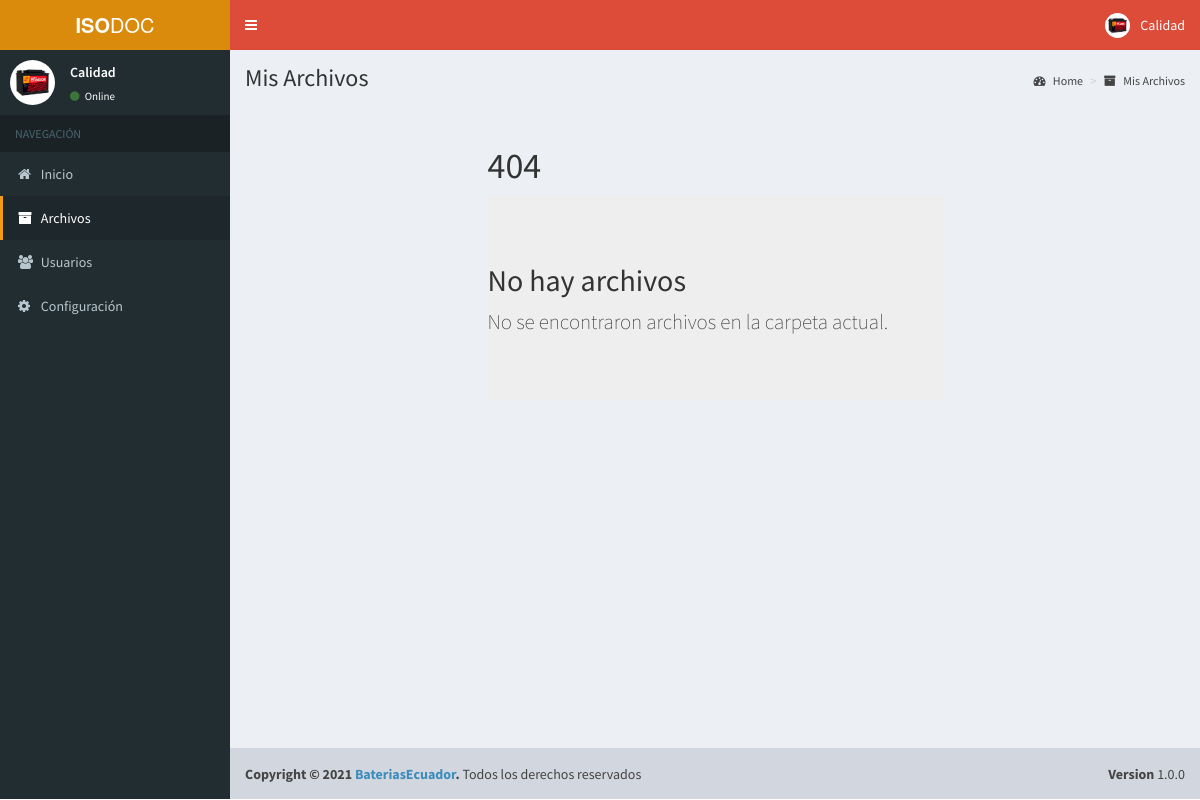
Page /cpanel/file.php?code=p0FPWzC82J_- (signed in) on the earlier database version.
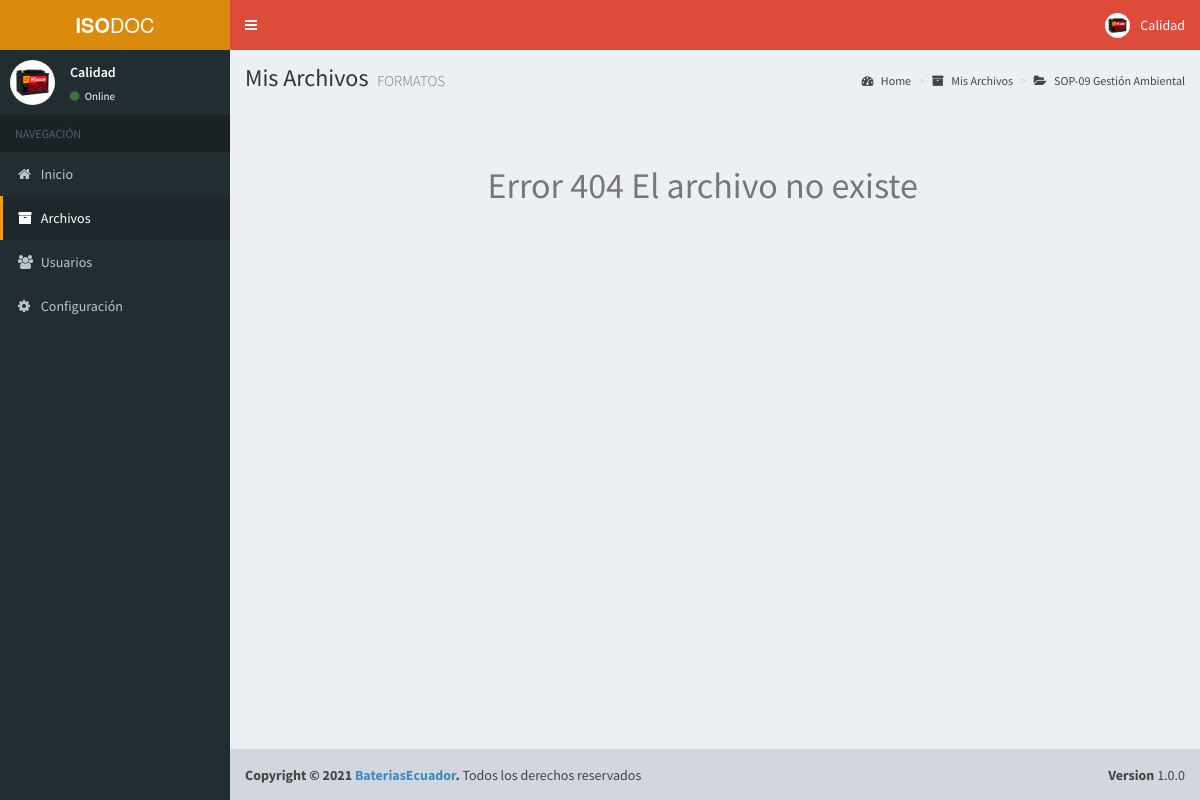
Same page on the later database version.
### tables this page shows
CREATE TABLE IF NOT EXISTS `file` (
  `id` int(11) NOT NULL AUTO_INCREMENT,
  `code` varchar(12) NOT NULL,
  `filename` varchar(255) NOT NULL,
  `description` varchar(255) NOT NULL,
  `download` int(11) NOT NULL,
  `is_public` tinyint(1) NOT NULL DEFAULT '0',
  `is_folder` tinyint(1) NOT NULL DEFAULT '0',
  `is_deleted` tinyint(1) NOT NULL DEFAULT '0',
  `user_id` int(11) NOT NULL,
  `status` int(11) DEFAULT '1',
  `folder_id` int(11) DEFAULT NULL,
  `created_at` datetime NOT NULL,
  `code_last` varchar(50) DEFAULT NULL,
  PRIMARY KEY (`id`),
  KEY `folder_id` (`folder_id`),
  KEY `user_id` (`user_id`),
  CONSTRAINT `file_ibfk_1` FOREIGN KEY (`folder_id`) REFERENCES `file` (`id`) ON DELETE CASCADE ON UPDATE CASCADE,
  CONSTRAINT `file_ibfk_2` FOREIGN KEY (`user_id`) REFERENCES `user` (`id`) ON DELETE CASCADE ON UPDATE CASCADE
);

### cpanel/file.php (the view, shortened to what the changed rows need)
<?php
include "header.php";
?>
<?php
$file = null;
if (isset($_GET["code"]) && $_GET["code"] != "") {
    $id_code = $_GET["code"];
    $file = mysqli_query($con, "select * from file where code=\"$id_code\"");
    while ($row = mysqli_fetch_array($file)) {
        $file_id = $row['id'];
        $user_id = $row['user_id'];
        $code = $row['code'];
        $filename = $row['filename'];
        $description = $row['description'];
        $created_at = $row['created_at'];
        $file_count = $row['download'];
        $folder_id = $row['folder_id'];
    }
}
$is_logged = false;
$is_owner = false;
$go = false;
if (isset($_SESSION["admin_id"])) {
    $is_logged = true;
}
if (@$is_logged) {
    $is_owner = true;
}
?>
<?php if ($go || $is_owner) : ?>
    <div class="content-wrapper">
        <section class="content-header">
            <h1>Mis Archivos <small><?php echo $filename; ?></small> </h1>
            <?php if (isset($_SESSION["admin_id"])) : ?>
                <ol class="breadcrumb">
                    <li><a href="home"><i class="fa fa-dashboard"></i> Home</a></li>
                    <li><a href="files"><i class="fa fa-archive"></i> Mis Archivos</a></li>
                    <?php
                    if ($folder_id != 0) {
                        $f = mysqli_query($con, "select * from file where id=$folder_id");
                        while ($g = mysqli_fetch_array($f)) {
                            $f_code = $g['code'];
                            $f_filename = $g['filename'];
                        }
                        echo '<li class="active"><a href="files?folder=' . $f_code . '"><i class="fa fa-folder-open"></i> ' . $f_filename . '</a></li>';
                    }
                    ?>
                </ol>
            <?php endif; ?>
        </section>
        <section class="content">
            <div class="row">
                <div class="col-lg-6 col-xs-12 col-md-offset-3">
                    <br>
                    <?php if (mysqli_num_rows($file) == 0) : ?>
                        <h1>404</h1>
                    <?php else : ?>
                        <br>
                        <?php
                        $url = "../storage/data/" . $user_id . "/" . $filename;
                        if (file_exists($url)) {
                            $ftype = explode(".", $url);
                            if ($filename != "") {
                                if ($ftype[1] == "png" || $ftype[1] == "jpg" || $ftype[1] == "gif" || $ftype[1] == "jpeg") {
                                    echo " <img src=\"$url\" class=\"offline\" width=\"540\">";
                                } else {
                                    echo "<h2>$filename</h2>";
                                }
                            } ?>
                            <div class="btn-group  pull-right">
                                <a id='no_file' href="action/dwnfl?code=<?php echo $code; ?>&id=<?php echo $file_id; ?>&count=<?php echo $file_count; ?>" class="btn btn-default"><i class="fa fa-download"></i> Descargar</a>
                            </div>
                            <br><br>
                            <p><?php echo $description; ?></p><br>
                            <p class="text-muted text-right"><i class="fa fa-clock-o"></i> <?php echo $created_at; ?></p>
                            <br><br>
                            <?php
                            $comments = mysqli_query($con, "select * from comment where file_id=" . $file_id);
                            $count = mysqli_num_rows($comments);
                            ?>
                            <?php
                            if (isset($_GET['success'])) {
                                echo "<p class='alert alert-success'> <i class=' fa fa-exclamation-circle'></i> <strong>¡Comentario agregado! </strong> .</p>";
                            } elseif (isset($_GET['error'])) {
                                echo "<p class='alert alert-danger'> <i class=' fa fa-exclamation-circle'></i> <strong>¡Error! </strong>No se puede comentar este archivo.</p>";
                            }
                            ?>
                            <div class="box box-success">
                                <div class="box-header">
                                    <i class="fa fa-comments-o"></i>
                                    <h3 class="box-title">Comentarios (<?php echo $count ?>)</h3>
                                </div>
                                <?php if ($count > 0) : ?>
                                    <div class="box-body chat" id="chat-box">
                                        <div class="item">
                                            <?php foreach ($comments as $com) : ?>
                                                <?php
                                                $com_user_id = $com['user_id'];
                                                $commm = mysqli_query($con, "select * from comment where user_id=$com_user_id");
                                                while ($usi = mysqli_fetch_array($commm)) {
                                                    $userd = $usi['user_id'];
                                                }
                                                $userss = mysqli_query($con, "select * from user where id=$userd");
                                                while ($com2 = mysqli_fetch_array($userss)) {
                                                    $profile_pic = $com2['image'];
                                                    $fullname = $com2['fullname'];
                                                }
                                                ?>
                                                <img src="../images/profiles/<?php echo $profile_pic; ?>" alt="user image" class="offline">
                                                <p class="message">
                                                    <small class="text-muted pull-right"><i class="fa fa-clock-o"></i><?php echo $com['created_at']; ?></small>
                                                    <a href="#" class="name">
                                                        <?php echo $fullname;  ?>
                                                    </a>
                                                    <?php echo $com['comment']; ?>
                                                </p>
                                            <?php endforeach; ?>
                                        </div>
                                    </div>
                                <?php endif; ?>
                                <div class="box-footer">
                                    <form method="post" action="action/addfilecomment.php">
                                        <div class="input-group">
                                            <input type="hidden" value="<?php echo $file_id ?>" name="id">
                                            <input name="comment" required class="form-control" placeholder="Escribe un comentario...">
                                            <div class="input-group-btn">
                                                <button type="submit" class="btn btn-success"><i class="fa fa-comments"></i></button>
                                            </div>
                                        </div>
                                    </form>
                                </div>
                            </div>
                        <?php } else {
                            echo  "<h1 class='text-muted'>Error 404 El archivo no existe</h1>";
                        }
                        ?>
                    <?php endif; ?>
                    <?php if (mysqli_num_rows($file) != 0) : ?>
                    <?php else : ?>
                        <div class="jumbotron">
                            <h2>No hay archivos</h2>
                            <p>No se encontraron archivos en la carpeta actual.</p>
                        </div>
                    <?php endif; ?>
                </div>
            </div>
        </section>
    </div>
<?php endif; ?>
<?php include "footer.php"; ?>

Differences in the rows shown:
added file: filename "FORMATOS"
added file: filename "SOP-09 Gestión Ambiental"
Other differences:
text no longer shown: "404 No hay archivos No se encontraron archivos en la carpeta actual."
text now shown: "Error 404 El archivo no existe"
